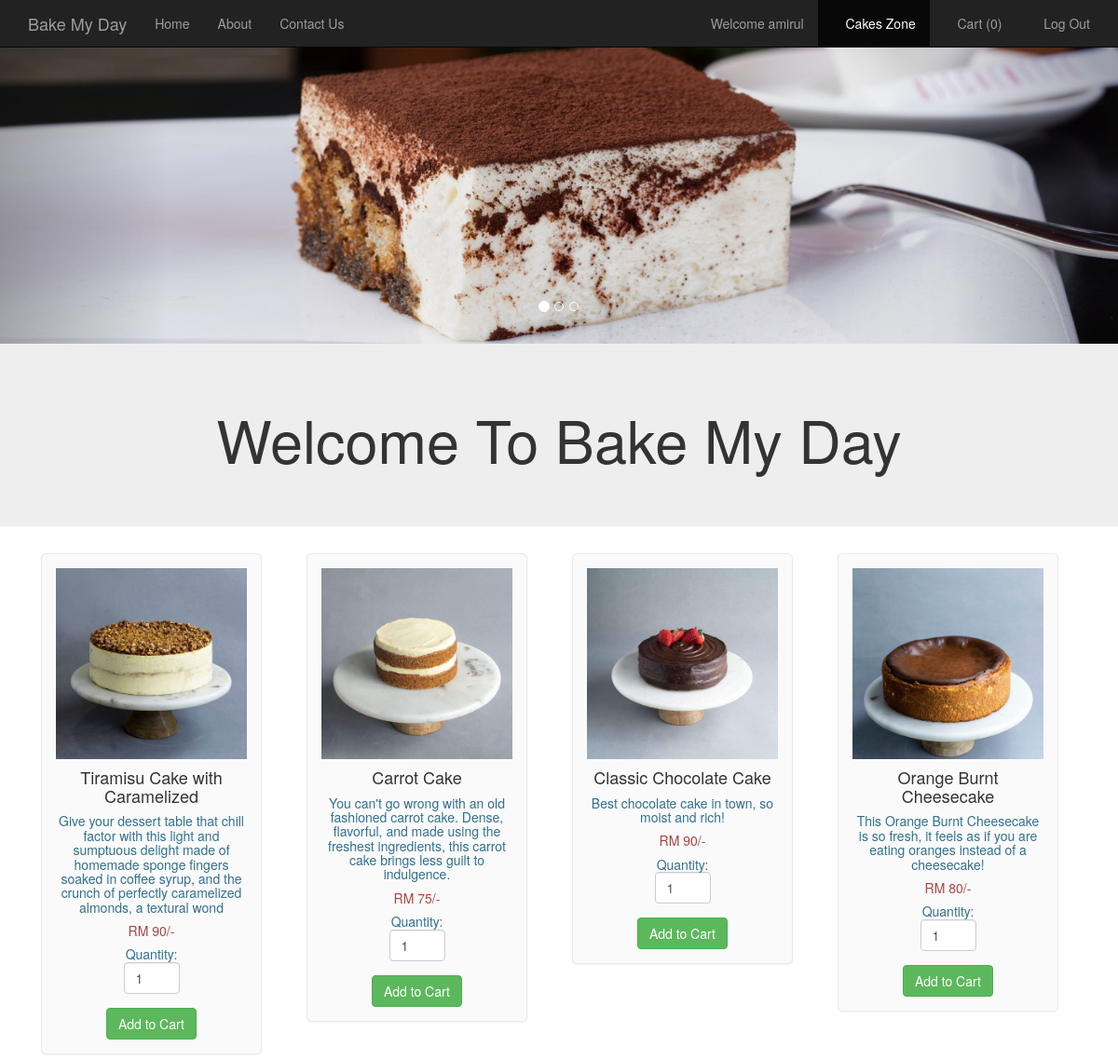
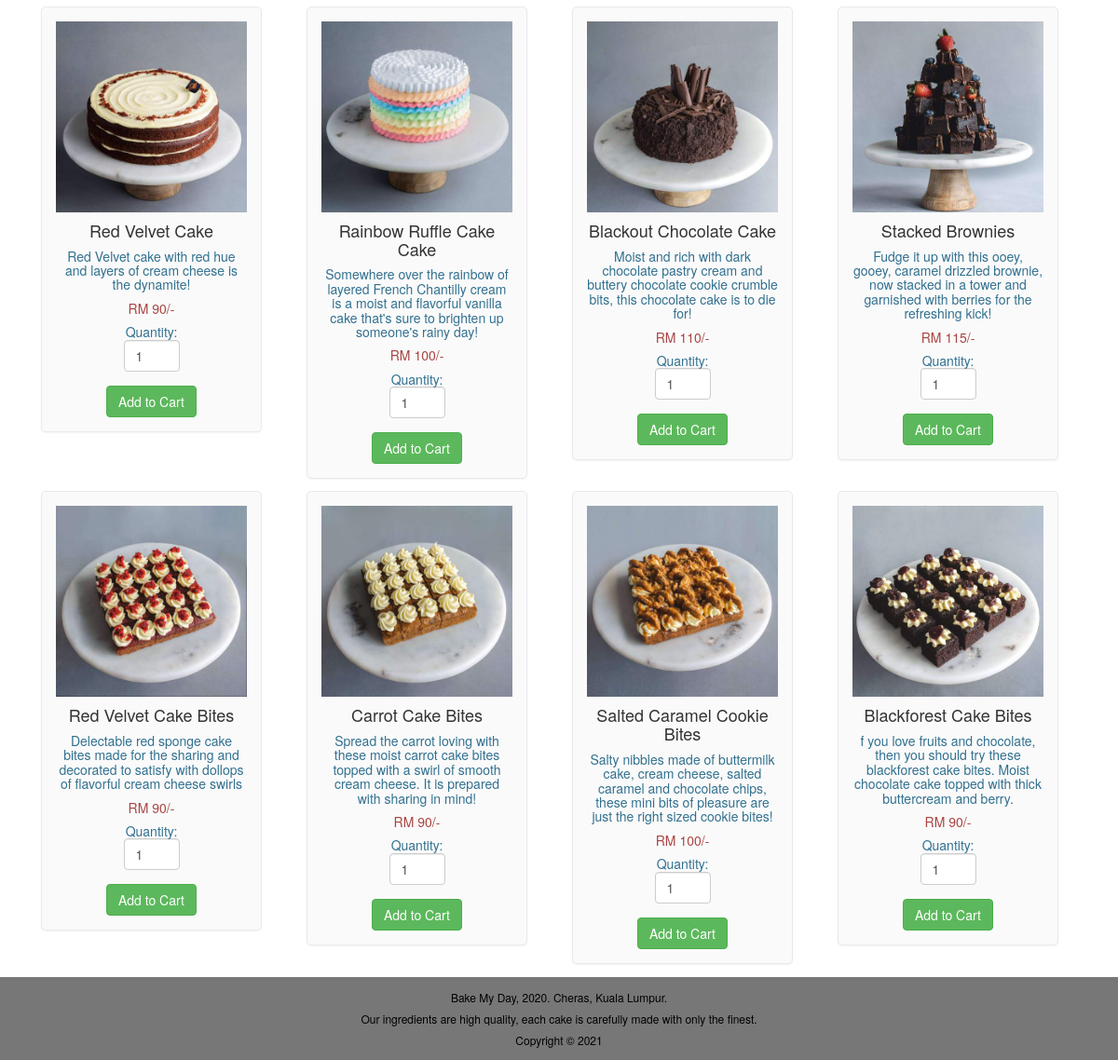
Screenshot of /foodlist.php (signed in) with the database file from the repository (2 pictures, top to bottom).
### tables this page shows
CREATE TABLE `food` (
  `F_ID` int(30) NOT NULL,
  `name` varchar(30) NOT NULL,
  `price` int(30) NOT NULL,
  `description` varchar(200) NOT NULL,
  `R_ID` int(30) NOT NULL,
  `images_path` varchar(200) NOT NULL,
  `options` varchar(10) NOT NULL DEFAULT 'ENABLE'
);

### foodlist.php (the view, shortened to what this page needs)
<html>
  <head>
  </head>
  <link rel="stylesheet" type = "text/css" href ="css/foodlist.css">
  <link rel="stylesheet" type = "text/css" href ="css/bootstrap.min.css">
  <link href="//netdna.bootstrapcdn.com/bootstrap/3.0.0/css/bootstrap-glyphicons.css" rel="stylesheet">
  <body>
    <nav class="navbar navbar-inverse navbar-fixed-top navigation-clean-search" role="navigation">
      <div class="container">
        <div class="navbar-header">
          <a class="navbar-brand" href="index.php">Bake My Day</a>
        </div>
        <div class="collapse navbar-collapse " id="myNavbar">
          <ul class="nav navbar-nav">
            <li><a href="index.php">Home</a></li>
            <li><a href="aboutus.php">About</a></li>
            <li><a href="contactus.php">Contact Us</a></li>
          </ul>
<?php
if(isset($_SESSION['login_user1'])){
?>
          <ul class="nav navbar-nav navbar-right">
            <li><a href="#"><span class="glyphicon glyphicon-user"></span> Welcome <?php echo $_SESSION['login_user1']; ?> </a></li>
            <li><a href="myrestaurant.php">MANAGER CONTROL PANEL</a></li>
            <li><a href="logout_m.php"><span class="glyphicon glyphicon-log-out"></span> Log Out </a></li>
          </ul>
<?php
}
else if (isset($_SESSION['login_user2'])) {
  ?>
           <ul class="nav navbar-nav navbar-right">
            <li><a href="#"><span class="glyphicon glyphicon-user"></span> Welcome <?php echo $_SESSION['login_user2']; ?> </a></li>
            <li class="active" ><a href="foodlist.php"><span class="glyphicon glyphicon-cutlery"></span> Cakes Zone </a></li>
            <li><a href="cart.php"><span class="glyphicon glyphicon-shopping-cart"></span> Cart  (<?php
              if(isset($_SESSION["cart"])){
              $count = count($_SESSION["cart"]);
              echo "$count";
            }
              else
                echo "0";
              ?>) </a></li>
            <li><a href="logout_u.php"><span class="glyphicon glyphicon-log-out"></span> Log Out </a></li>
          </ul>
<?php
}
?>
        </div>
      </div>
    </nav>
    <div id="myCarousel" class="carousel slide" data-ride="carousel">
    <ol class="carousel-indicators">
      <li data-target="#myCarousel" data-slide-to="0" class="active"></li>
      <li data-target="#myCarousel" data-slide-to="1"></li>
      <li data-target="#myCarousel" data-slide-to="2"></li>
    </ol>
    <div class="carousel-inner">
      <div class="item active">
      <img src="images/slide002.jpg" style="width:100%;">
      <div class="carousel-caption">
      </div>
      </div>
    </div>
   <a class="left carousel-control" href="#myCarousel" data-slide="prev">
      <span class="glyphicon glyphicon-chevron-left"></span>
    </a>
    <a class="right carousel-control" href="#myCarousel" data-slide="next">
      <span class="glyphicon glyphicon-chevron-right"></span>
    </a>
    </div>
<div class="jumbotron">
  <div class="container text-center">
    <h1>Welcome To Bake My Day</h1>
  </div>
</div>
<div class="container" style="width:95%;">
<?php
$conn = Connect();
$sql = "SELECT * FROM FOOD WHERE options = 'ENABLE' ORDER BY F_ID";
$result = mysqli_query($conn, $sql);
if (mysqli_num_rows($result) > 0)
{
  $count=0;
  while($row = mysqli_fetch_assoc($result)){
    if ($count == 0)
      echo "<div class='row'>";
?>
<div class="col-md-3">
<form method="post" action="cart.php?action=add&id=<?php echo $row["F_ID"]; ?>">
<div class="mypanel" align="center";>
<img src="<?php echo $row["images_path"]; ?>" class="img-responsive">
<h4 class="text-dark"><?php echo $row["name"]; ?></h4>
<h5 class="text-info"><?php echo $row["description"]; ?></h5>
<h5 class="text-danger">RM <?php echo $row["price"]; ?>/-</h5>
<h5 class="text-info">Quantity: <input type="number" min="1" max="25" name="quantity" class="form-control" value="1" style="width: 60px;"> </h5>
<input type="submit" name="add" style="margin-top:5px;" class="btn btn-success" value="Add to Cart">
</div>
</form>
</div>
<?php
$count++;
if($count==4)
{
  echo "</div>";
  $count=0;
}
}
?>
</div>
  <?php
}
?>
<footer>
  <h6 style="color: black">Bake My Day, 2020. Cheras, Kuala Lumpur.<h6 style="color: black">Our ingredients are high quality, each cake is carefully made with only the finest.<h6 style="color: black">Copyright © 2021</h6>
</footer>
</body>
</html>

### css/foodlist.css (style rules this page uses)
body,html { height: 100%; }
body { padding-top: 50px; background-image: url('bgimg1.jpg'); background-repeat: repeat; background-size: cover; background-position: center; }
footer { display: block; }
.mypanel { border: 1px solid #eaeaec; margin: -1px 19px 3px -1px; box-shadow: 0 1px 2px rgba(0,0,0,0.05); background-color: #FAFAFA; padding:15px; border-radius: 5px; }
input { border: 5px solid white; }
footer { background-color: #777; padding: 5px; text-align: center; color: white; }

### rows the page displays
food: images_path (picture), name "Tiramisu Cake with Caramelized", description "Give your dessert table that chill factor with this light and sumptuous delight made of homemade sponge fingers soaked in coffee syrup, and the crunch of perfectly caramelized almonds, a textural wond", price "90"
food: images_path (picture), name "Carrot Cake", description "You can't go wrong with an old fashioned carrot cake. Dense, flavorful, and made using the freshest ingredients, this carrot cake brings less guilt to indulgence.", price "75"
food: images_path (picture), name "Classic Chocolate Cake", description "Best chocolate cake in town, so moist and rich!", price "90"
food: images_path (picture), name "Orange Burnt Cheesecake", description "This Orange Burnt Cheesecake is so fresh, it feels as if you are eating oranges instead of a cheesecake!", price "80"
food: images_path (picture), name "Red Velvet Cake", description "Red Velvet cake with red hue and layers of cream cheese is the dynamite!", price "90"
food: images_path (picture), name "Rainbow Ruffle Cake Cake", description "Somewhere over the rainbow of layered French Chantilly cream is a moist and flavorful vanilla cake that's sure to brighten up someone's rainy day!", price "100"
food: images_path (picture), name "Blackout Chocolate Cake", description "Moist and rich with dark chocolate pastry cream and buttery chocolate cookie crumble bits, this chocolate cake is to die for!", price "110"
food: images_path (picture), name "Stacked Brownies", description "Fudge it up with this ooey, gooey, caramel drizzled brownie, now stacked in a tower and garnished with berries for the refreshing kick!", price "115"
food: images_path (picture), name "Red Velvet Cake Bites", description "Delectable red sponge cake bites made for the sharing and decorated to satisfy with dollops of flavorful cream cheese swirls", price "90"
food: images_path (picture), name "Carrot Cake Bites", description "Spread the carrot loving with these moist carrot cake bites topped with a swirl of smooth cream cheese. It is prepared with sharing in mind!", price "90"
food: images_path (picture), name "Salted Caramel Cookie Bites", description "Salty nibbles made of buttermilk cake, cream cheese, salted caramel and chocolate chips, these mini bits of pleasure are just the right sized cookie bites!", price "100"
food: images_path (picture), name "Blackforest Cake Bites", description "f you love fruits and chocolate, then you should try these blackforest cake bites. Moist chocolate cake topped with thick buttercream and berry.", price "90"

### other values shown
$_SESSION['login_user2'] "amirul"
